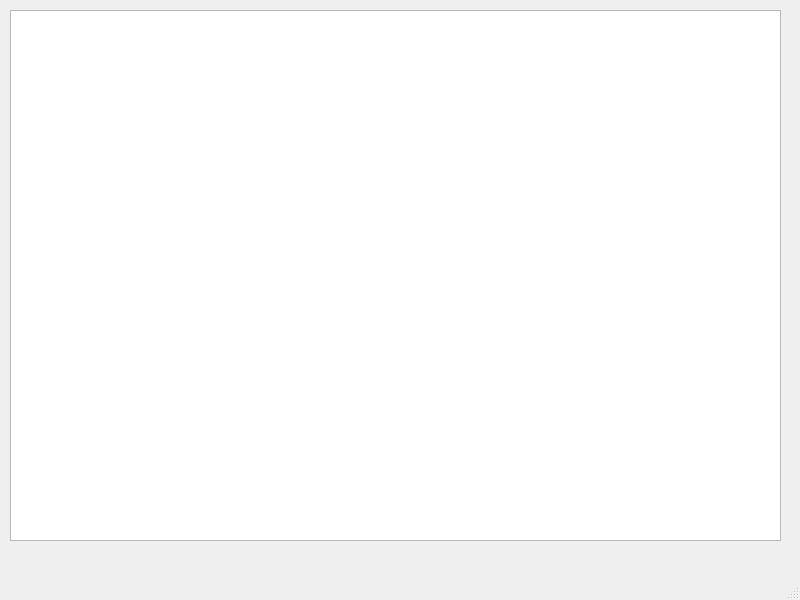
<?xml version="1.0" encoding="UTF-8"?>
<ui version="4.0">
 <class>MainWindow</class>
 <widget class="QMainWindow" name="MainWindow">
  <property name="geometry">
   <rect>
    <x>0</x>
    <y>0</y>
    <width>800</width>
    <height>600</height>
   </rect>
  </property>
  <property name="windowTitle">
   <string>MainWindow</string>
  </property>
  <widget class="QWidget" name="centralwidget">
   <widget class="QWidget" name="horizontalLayoutWidget">
    <property name="geometry">
     <rect>
      <x>10</x>
      <y>10</y>
      <width>771</width>
      <height>531</height>
     </rect>
    </property>
    <layout class="QHBoxLayout" name="horizontalLayout">
     <item>
      <widget class="QGraphicsView" name="graphicsView"/>
     </item>
    </layout>
   </widget>
  </widget>
  <widget class="QMenuBar" name="menubar">
   <property name="geometry">
    <rect>
     <x>0</x>
     <y>0</y>
     <width>800</width>
     <height>22</height>
    </rect>
   </property>
  </widget>
  <widget class="QStatusBar" name="statusbar"/>
 </widget>
 <resources/>
 <connections/>
</ui>
